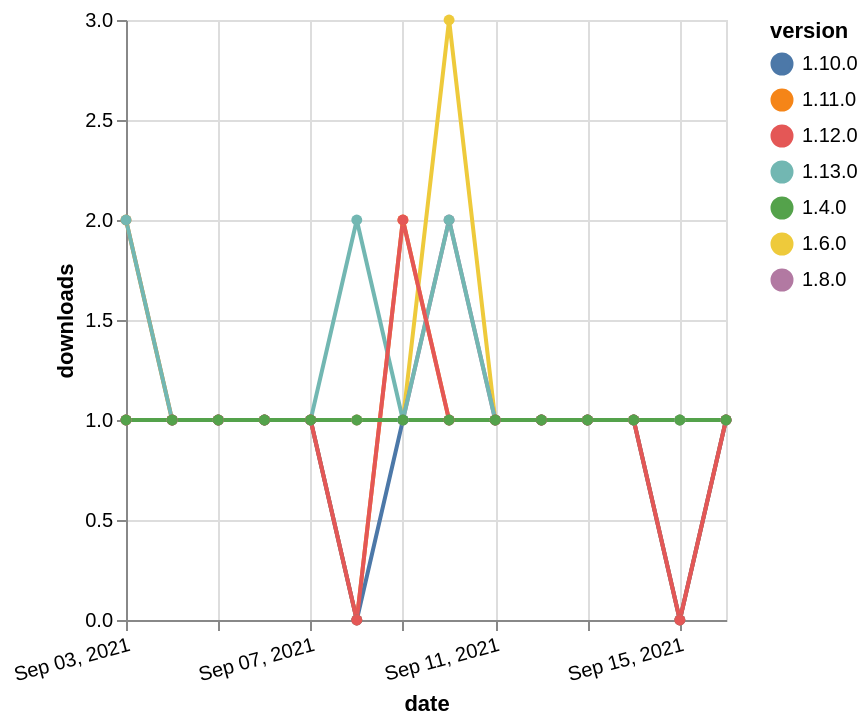

Write the Vega-Lite specification saved for this chart.
### Vega-Lite specification from a JSON file in a GitHub repository (floating-point values rounded to 4 significant figures)
{"$schema": "https://vega.github.io/schema/vega-lite/v5.json", "description": "A simple bar chart with embedded data.", "data": {"values": [{"date": "2021-09-03", "total": 137, "delta": 2, "version": "1.11.0"}, {"date": "2021-09-04", "total": 138, "delta": 1, "version": "1.11.0"}, {"date": "2021-09-05", "total": 139, "delta": 1, "version": "1.11.0"}, {"date": "2021-09-06", "total": 140, "delta": 1, "version": "1.11.0"}, {"date": "2021-09-07", "total": 141, "delta": 1, "version": "1.11.0"}, {"date": "2021-09-08", "total": 141, "delta": 0, "version": "1.11.0"}, {"date": "2021-09-09", "total": 143, "delta": 2, "version": "1.11.0"}, {"date": "2021-09-10", "total": 144, "delta": 1, "version": "1.11.0"}, {"date": "2021-09-11", "total": 145, "delta": 1, "version": "1.11.0"}, {"date": "2021-09-12", "total": 146, "delta": 1, "version": "1.11.0"}, {"date": "2021-09-13", "total": 147, "delta": 1, "version": "1.11.0"}, {"date": "2021-09-14", "total": 148, "delta": 1, "version": "1.11.0"}, {"date": "2021-09-15", "total": 148, "delta": 0, "version": "1.11.0"}, {"date": "2021-09-16", "total": 149, "delta": 1, "version": "1.11.0"}, {"date": "2021-09-03", "total": 286, "delta": 1, "version": "1.6.0"}, {"date": "2021-09-04", "total": 287, "delta": 1, "version": "1.6.0"}, {"date": "2021-09-05", "total": 288, "delta": 1, "version": "1.6.0"}, {"date": "2021-09-06", "total": 289, "delta": 1, "version": "1.6.0"}, {"date": "2021-09-07", "total": 290, "delta": 1, "version": "1.6.0"}, {"date": "2021-09-08", "total": 291, "delta": 1, "version": "1.6.0"}, {"date": "2021-09-09", "total": 292, "delta": 1, "version": "1.6.0"}, {"date": "2021-09-10", "total": 295, "delta": 3, "version": "1.6.0"}, {"date": "2021-09-11", "total": 296, "delta": 1, "version": "1.6.0"}, {"date": "2021-09-12", "total": 297, "delta": 1, "version": "1.6.0"}, {"date": "2021-09-13", "total": 298, "delta": 1, "version": "1.6.0"}, {"date": "2021-09-14", "total": 299, "delta": 1, "version": "1.6.0"}, {"date": "2021-09-15", "total": 300, "delta": 1, "version": "1.6.0"}, {"date": "2021-09-16", "total": 301, "delta": 1, "version": "1.6.0"}, {"date": "2021-09-03", "total": 170, "delta": 1, "version": "1.8.0"}, {"date": "2021-09-04", "total": 171, "delta": 1, "version": "1.8.0"}, {"date": "2021-09-05", "total": 172, "delta": 1, "version": "1.8.0"}, {"date": "2021-09-06", "total": 173, "delta": 1, "version": "1.8.0"}, {"date": "2021-09-07", "total": 174, "delta": 1, "version": "1.8.0"}, {"date": "2021-09-08", "total": 175, "delta": 1, "version": "1.8.0"}, {"date": "2021-09-09", "total": 176, "delta": 1, "version": "1.8.0"}, {"date": "2021-09-10", "total": 178, "delta": 2, "version": "1.8.0"}, {"date": "2021-09-11", "total": 179, "delta": 1, "version": "1.8.0"}, {"date": "2021-09-12", "total": 180, "delta": 1, "version": "1.8.0"}, {"date": "2021-09-13", "total": 181, "delta": 1, "version": "1.8.0"}, {"date": "2021-09-14", "total": 182, "delta": 1, "version": "1.8.0"}, {"date": "2021-09-15", "total": 183, "delta": 1, "version": "1.8.0"}, {"date": "2021-09-16", "total": 184, "delta": 1, "version": "1.8.0"}, {"date": "2021-09-03", "total": 115, "delta": 2, "version": "1.13.0"}, {"date": "2021-09-04", "total": 116, "delta": 1, "version": "1.13.0"}, {"date": "2021-09-05", "total": 117, "delta": 1, "version": "1.13.0"}, {"date": "2021-09-06", "total": 118, "delta": 1, "version": "1.13.0"}, {"date": "2021-09-07", "total": 119, "delta": 1, "version": "1.13.0"}, {"date": "2021-09-08", "total": 121, "delta": 2, "version": "1.13.0"}, {"date": "2021-09-09", "total": 122, "delta": 1, "version": "1.13.0"}, {"date": "2021-09-10", "total": 124, "delta": 2, "version": "1.13.0"}, {"date": "2021-09-11", "total": 125, "delta": 1, "version": "1.13.0"}, {"date": "2021-09-12", "total": 126, "delta": 1, "version": "1.13.0"}, {"date": "2021-09-13", "total": 127, "delta": 1, "version": "1.13.0"}, {"date": "2021-09-14", "total": 128, "delta": 1, "version": "1.13.0"}, {"date": "2021-09-15", "total": 129, "delta": 1, "version": "1.13.0"}, {"date": "2021-09-16", "total": 130, "delta": 1, "version": "1.13.0"}, {"date": "2021-09-03", "total": 147, "delta": 1, "version": "1.10.0"}, {"date": "2021-09-04", "total": 148, "delta": 1, "version": "1.10.0"}, {"date": "2021-09-05", "total": 149, "delta": 1, "version": "1.10.0"}, {"date": "2021-09-06", "total": 150, "delta": 1, "version": "1.10.0"}, {"date": "2021-09-07", "total": 151, "delta": 1, "version": "1.10.0"}, {"date": "2021-09-08", "total": 151, "delta": 0, "version": "1.10.0"}, {"date": "2021-09-09", "total": 152, "delta": 1, "version": "1.10.0"}, {"date": "2021-09-10", "total": 153, "delta": 1, "version": "1.10.0"}, {"date": "2021-09-11", "total": 154, "delta": 1, "version": "1.10.0"}, {"date": "2021-09-12", "total": 155, "delta": 1, "version": "1.10.0"}, {"date": "2021-09-13", "total": 156, "delta": 1, "version": "1.10.0"}, {"date": "2021-09-14", "total": 157, "delta": 1, "version": "1.10.0"}, {"date": "2021-09-15", "total": 157, "delta": 0, "version": "1.10.0"}, {"date": "2021-09-16", "total": 158, "delta": 1, "version": "1.10.0"}, {"date": "2021-09-03", "total": 154, "delta": 1, "version": "1.12.0"}, {"date": "2021-09-04", "total": 155, "delta": 1, "version": "1.12.0"}, {"date": "2021-09-05", "total": 156, "delta": 1, "version": "1.12.0"}, {"date": "2021-09-06", "total": 157, "delta": 1, "version": "1.12.0"}, {"date": "2021-09-07", "total": 158, "delta": 1, "version": "1.12.0"}, {"date": "2021-09-08", "total": 158, "delta": 0, "version": "1.12.0"}, {"date": "2021-09-09", "total": 160, "delta": 2, "version": "1.12.0"}, {"date": "2021-09-10", "total": 161, "delta": 1, "version": "1.12.0"}, {"date": "2021-09-11", "total": 162, "delta": 1, "version": "1.12.0"}, {"date": "2021-09-12", "total": 163, "delta": 1, "version": "1.12.0"}, {"date": "2021-09-13", "total": 164, "delta": 1, "version": "1.12.0"}, {"date": "2021-09-14", "total": 165, "delta": 1, "version": "1.12.0"}, {"date": "2021-09-15", "total": 165, "delta": 0, "version": "1.12.0"}, {"date": "2021-09-16", "total": 166, "delta": 1, "version": "1.12.0"}, {"date": "2021-09-03", "total": 208, "delta": 1, "version": "1.4.0"}, {"date": "2021-09-04", "total": 209, "delta": 1, "version": "1.4.0"}, {"date": "2021-09-05", "total": 210, "delta": 1, "version": "1.4.0"}, {"date": "2021-09-06", "total": 211, "delta": 1, "version": "1.4.0"}, {"date": "2021-09-07", "total": 212, "delta": 1, "version": "1.4.0"}, {"date": "2021-09-08", "total": 213, "delta": 1, "version": "1.4.0"}, {"date": "2021-09-09", "total": 214, "delta": 1, "version": "1.4.0"}, {"date": "2021-09-10", "total": 215, "delta": 1, "version": "1.4.0"}, {"date": "2021-09-11", "total": 216, "delta": 1, "version": "1.4.0"}, {"date": "2021-09-12", "total": 217, "delta": 1, "version": "1.4.0"}, {"date": "2021-09-13", "total": 218, "delta": 1, "version": "1.4.0"}, {"date": "2021-09-14", "total": 219, "delta": 1, "version": "1.4.0"}, {"date": "2021-09-15", "total": 220, "delta": 1, "version": "1.4.0"}, {"date": "2021-09-16", "total": 221, "delta": 1, "version": "1.4.0"}]}, "width": "container", "mark": {"type": "line", "point": {"filled": true}}, "encoding": {"x": {"field": "date", "type": "temporal", "timeUnit": "yearmonthdate", "title": "date", "axis": {"labelAngle": -15}}, "y": {"field": "delta", "type": "quantitative", "title": "downloads"}, "color": {"field": "version", "type": "nominal"}, "tooltip": {"field": "delta"}}}
